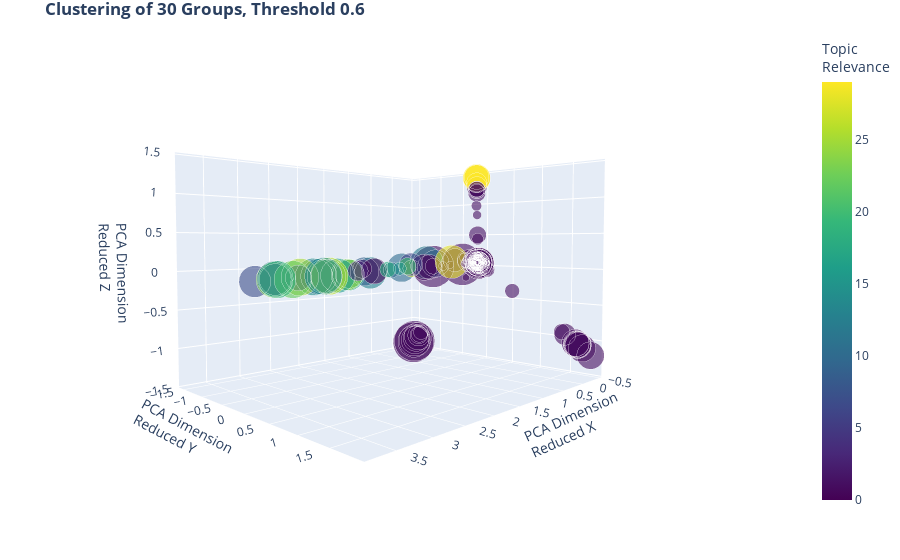

Here is the notebook cell this chart was saved with:
### Markdown cell above
Now that the similarity matrix has been calculated it is very quick and easy to produce additional plots. For instance with a higher threshold, thus filtering out less significant articles or specifying a different number of topics to color-code.

### Code cell
do3DPlotOfCosineSimilarity(allDict,matrix=matrix,numTopics=runParams['numTopics'], threshold=runParams['thresholdCosine'])

### Figure 1 — Plotly figure (JSON) as saved in the notebook; plotly's stock layout.template omitted (floating-point values rounded to 4 significant figures; data arrays with more than 128 entries replaced by an {"elided": "..."} marker saying what was removed)
{"data": [{"hoverinfo": "text", "marker": {"color": {"elided": "300 int values"}, "colorbar": {"title": {"text": "Topic<br>Relevance"}}, "colorscale": [[0, "#440154"], [0.1111, "#482878"], [0.2222, "#3e4989"], [0.3333, "#31688e"], [0.4444, "#26828e"], [0.5556, "#1f9e89"], [0.6667, "#35b779"], [0.7778, "#6ece58"], [0.8889, "#b5de2b"], [1, "#fde725"]], "opacity": 0.6, "showscale": true, "size": {"elided": "300 int values"}}, "mode": "markers", "text": {"elided": "300 str values"}, "textfont": {"color": "crimson", "family": "sans serif", "size": 8}, "type": "scatter3d", "x": {"elided": "300 float values"}, "y": {"elided": "300 float values"}, "z": {"elided": "300 float values"}}], "layout": {"margin": {"b": 50, "l": 0, "r": 0, "t": 30}, "scene": {"camera": {"eye": {"x": 1.5, "y": 1.5, "z": 0.1}}, "xaxis": {"title": {"text": "PCA Dimension<br>Reduced X"}}, "yaxis": {"title": {"text": "PCA Dimension<br>Reduced Y"}}, "zaxis": {"title": {"text": "PCA Dimension<br>Reduced Z"}}}, "showlegend": false, "title": {"text": "<b>Clustering of 30 Groups, Threshold 0.6"}}}
